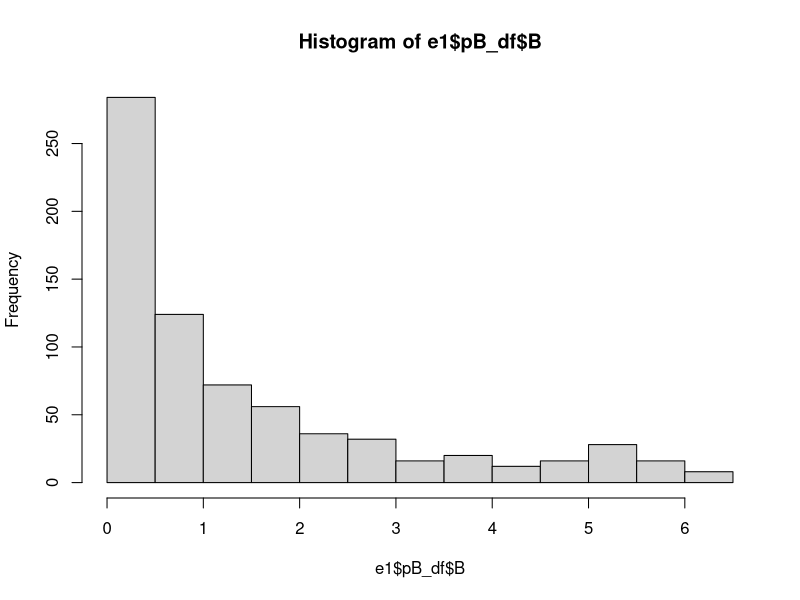
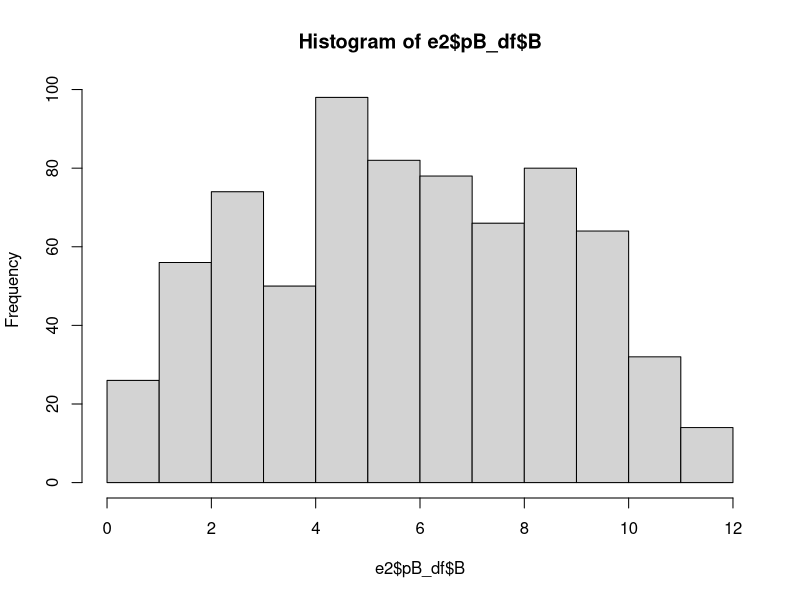
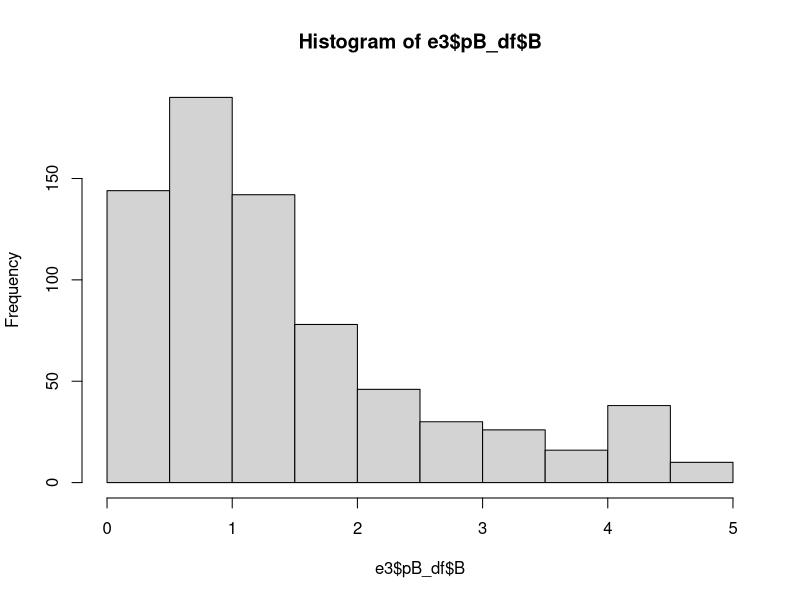

Write R code to recreate these figures, in order.
###################################################################################
# PROGRAM: swccrB.R
# PURPOSE: Function that calculates SW covariate-constrained randomization balance 
#		metric B, given 
#		(1) a permutation matrix of possible cluster orders
#		(2) the SW design scheme - I*J matrix of 0/1 cont/trt
#		(3) matrix of Z-scores of the covariates by cluster
#		(4) nC the number of covariates
#		(5) the desired B cutoff for selection
# AUTHOR: Erin Leister Chaussee
#
# MODIFICATIONS: 3DEC2019 - updates to comments, documentation in preparation for sharing
###################################################################################



###################################################################################
# Balancing function
###################################################################################
# INPUT:
# 	swd - SW design - I cluster by J time period matrix with 0/1 entries 
#		representing control/treatment conditions
#	pm - permutations - data frame where each row represents a cluster order
#		data frame will have I (number of clusters) columns
#	zm - matrix of covariate z-scores for each cluster - one column per covariate
#		columns labeled z1-zC where C is the total number of covariates
#	nC - number of covariates (important if 1 vs. greater than 1)
#	w - weights (default value is 1 for everyone - equal weight)
#	Bp - desired balance metric B cutoff in terms of percentile for sampling
#		ex: Bp=0.20 will create a candidate set from the lowest (best) 20th
#			percentile of the B distribution
#		(default is Bp=0.20)
#
###################################################################################
# OUTPUT: is an object of data type "list"
#	pB_df - data frame of length nperms - contains permutation number, B, and the
#		order of clusters labeled "i1" to "iI" that return this value of B
#	rand_perm - randomly selected permutation with value of B, and order of clusters
# 		based on the desired candidate set size of B specified in the input
#
#	The following are also available for documentation or checking purposes
#	swd - returns the swd input by the user 
#	zm - returns the matrix of Z scores input by the user 
#	sm - contains a data frame of length I*nperms 
#		user can see all permutations and how z-scores get re-ordered before
#		applying the Balance metric calculation
#
###################################################################################

swbf<-function(swd,pm,zm,nC,w=1,Bp=0.20){

	# count number of clusters and proportion in each group by cluster
	nclu<-nrow(swd)
	trtbyclv<-rowSums(swd)/ncol(swd)
	contbyclv<-1-trtbyclv
	
	# prepare values for large matrix/data frame of dimension nrows=nperms*nclusters 
	clustnum<-as.vector(t(pm))
	np<-nrow(pm)
	permnum<-rep(1:np,each=nclu)
	clustord<-rep(1:nclu,times=np)
	ptrtbyclv<-rep(trtbyclv,times=np)
	pcontbyclv<-1-ptrtbyclv
	
	# order z-scores by permuted cluster order
	if(nC==1){
		pzs<-zm[t(pm)]
		}
	else{
		pzs<-zm[t(pm),]
		}
	
	# put all z-scores for all cluster permutations in a dataframe, then into a list
	s<-as.data.frame(cbind(permnum,clustord,clustnum,ptrtbyclv,pcontbyclv))
	sm<-as.data.frame(cbind(s,pzs))
	# split into a list - one list item for each permutation number
	lsm<-split(sm,permnum)

	from<-ncol(s)+1
	to<-ncol(s)+nC

	# apply Balance metric calculations for each permutation
	B_list<-lapply(lsm,function(df){
			if(nC==1){
				ztrt<-df$pzs*df$ptrtbyclv
				zcont<-df$pzs*df$pcontbyclv
				ztrts<-sum(ztrt)
				zconts<-sum(zcont)
				}
			else{
				ztrt<-sweep(df[,from:to], MARGIN=1, df[,"ptrtbyclv"], `*`) 
				zcont<-sweep(df[,from:to], MARGIN=1, df[,"pcontbyclv"], `*`) 
				ztrts<-apply(ztrt,MARGIN=2,sum)
				zconts<-apply(zcont,MARGIN=2,sum)
				}	
			zdiff<-ztrts-zconts
			zdiffsq<-zdiff*zdiff
			wzdiffsq<-w*zdiffsq #apply weights
			B<-sum(wzdiffsq)
			return(B)
		})

	B_df<-do.call("rbind",B_list)
	pB_df<-as.data.frame(cbind("permnum"=c(1:np),B_df,pm))
	names(pB_df)[2] <- "B"

	# select the top Bp percentile of B, then select one permutation at random 
	top_Bp<-pB_df[pB_df$B<=quantile(pB_df$B,probs=Bp),]  
	rand_perm<-top_Bp[sample(nrow(top_Bp),1),]

	retlist<-list(swd=swd,zm=zm,sm=sm,pB_df=pB_df,rand_perm=rand_perm)
	return(retlist)
}


###################################################################################
# EXAMPLES OF USING THE FUNCTION
# Need SW design, cluster order permutations, z-score matrix, 
#	and sample weights (weights optional)
###################################################################################

##########################################
# SW example design
##########################################
swd67<-matrix(c(0,1,1,1,1,1,1,
		    0,0,1,1,1,1,1,
		    0,0,0,1,1,1,1,
		    0,0,0,0,1,1,1,
		    0,0,0,0,0,1,1,
		    0,0,0,0,0,0,1),nrow=6,ncol=7,byrow=TRUE)

##########################################
# Matrix of cluster order permutations 
##########################################
library(gtools) # need for 'permutations' function
pt6<-as.data.frame(permutations(n = 6, r = 6, v = 1:6, repeats.allowed=FALSE))
names(pt6)<-c("i1","i2","i3","i4","i5","i6")
head(pt6)

##########################################
# Sample Z-score matrix - 4 covariates
##########################################
z1<-c(0.7293, -1.1024, -0.7971,  1.1363,  0.8311, -0.7971)
z2<-c(-1.1777,  1.2108,  0.8127,  0.6137, -0.8791, -0.5805)
z3<-c(-1.3005, -0.1432,  0.1644, -0.9123,  1.2129,  0.9787)
z4<-c(1.1142, -0.3562, -0.2063, -1.2979, -0.5286,  1.2748)
szmi<-cbind(z1,z2,z3,z4)

##########################################
# Sample weights to use for a 4 covariate example below
##########################################
wts<-c(0.7,0.1,0.1,0.1)



####################################################
# EXAMPLE 1: 1 covariate
####################################################
set.seed(1)
e1<-swbf(swd=swd67,pm=pt6,zm=szmi[,1],nC=1,Bp=0.20)
e1$zm
head(e1$sm,n=12)
head(e1$pB_df)
e1$rand_perm
hist(e1$pB_df$B)


####################################################
# EXAMPLE 2: 4 covariates
####################################################
set.seed(2)
e2<-swbf(swd=swd67,pm=pt6,zm=szmi,nC=4,Bp=0.20)
e2$swd
e2$zm
head(e2$sm,n=12)
head(e2$pB_df)
e2$rand_perm
hist(e2$pB_df$B)


####################################################
# EXAMPLE 3: 4 covariates, weight covariates based
#		on importance in balancing
####################################################
set.seed(3)
e3<-swbf(swd=swd67,pm=pt6,zm=szmi,nC=4,w=wts,Bp=0.20)
e3$swd
e3$zm
head(e3$sm,n=12)
head(e3$pB_df)
e3$rand_perm
hist(e3$pB_df$B)

